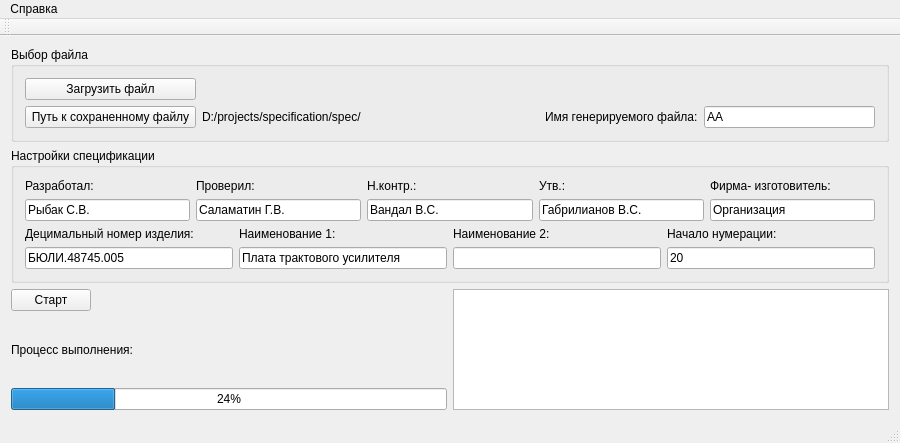
<?xml version="1.0" encoding="UTF-8"?>
<ui version="4.0">
 <class>MainWindow</class>
 <widget class="QMainWindow" name="MainWindow">
  <property name="geometry">
   <rect>
    <x>0</x>
    <y>0</y>
    <width>900</width>
    <height>443</height>
   </rect>
  </property>
  <property name="minimumSize">
   <size>
    <width>900</width>
    <height>443</height>
   </size>
  </property>
  <property name="maximumSize">
   <size>
    <width>900</width>
    <height>443</height>
   </size>
  </property>
  <property name="windowTitle">
   <string>Преобразование спецификации v.1.1.1.0</string>
  </property>
  <widget class="QWidget" name="centralWidget">
   <layout class="QGridLayout" name="gridLayout_2">
    <item row="0" column="0" colspan="2">
     <widget class="QGroupBox" name="groupBox">
      <property name="title">
       <string>Выбор файла</string>
      </property>
      <layout class="QGridLayout" name="gridLayout">
       <item row="0" column="0">
        <widget class="QPushButton" name="pushButtonLoad">
         <property name="minimumSize">
          <size>
           <width>171</width>
           <height>0</height>
          </size>
         </property>
         <property name="text">
          <string>Загрузить файл</string>
         </property>
        </widget>
       </item>
       <item row="0" column="1" colspan="3">
        <widget class="QLabel" name="labelName">
         <property name="text">
          <string/>
         </property>
        </widget>
       </item>
       <item row="1" column="0">
        <widget class="QPushButton" name="pushButtonPath">
         <property name="maximumSize">
          <size>
           <width>171</width>
           <height>16777215</height>
          </size>
         </property>
         <property name="text">
          <string>Путь к сохраненному файлу</string>
         </property>
        </widget>
       </item>
       <item row="1" column="1">
        <widget class="QLabel" name="labelPath">
         <property name="text">
          <string>D:/projects/specification/spec/</string>
         </property>
        </widget>
       </item>
       <item row="1" column="2">
        <spacer name="horizontalSpacer_2">
         <property name="orientation">
          <enum>Qt::Horizontal</enum>
         </property>
         <property name="sizeHint" stdset="0">
          <size>
           <width>157</width>
           <height>20</height>
          </size>
         </property>
        </spacer>
       </item>
       <item row="1" column="3">
        <widget class="QLabel" name="label_3">
         <property name="text">
          <string>Имя генерируемого файла:</string>
         </property>
        </widget>
       </item>
       <item row="1" column="4">
        <widget class="QLineEdit" name="lineEditName">
         <property name="maximumSize">
          <size>
           <width>189</width>
           <height>16777215</height>
          </size>
         </property>
         <property name="text">
          <string>AA</string>
         </property>
        </widget>
       </item>
      </layout>
     </widget>
    </item>
    <item row="1" column="0" colspan="2">
     <widget class="QGroupBox" name="groupBox_2">
      <property name="title">
       <string>Настройки спецификации</string>
      </property>
      <layout class="QGridLayout" name="gridLayout_3">
       <item row="0" column="0">
        <layout class="QHBoxLayout" name="horizontalLayout">
         <item>
          <layout class="QVBoxLayout" name="verticalLayout">
           <item>
            <widget class="QLabel" name="label_4">
             <property name="text">
              <string>Разработал:</string>
             </property>
            </widget>
           </item>
           <item>
            <widget class="QLineEdit" name="lineEdit_Razrab">
             <property name="text">
              <string>Рыбак С.В.</string>
             </property>
            </widget>
           </item>
          </layout>
         </item>
         <item>
          <layout class="QVBoxLayout" name="verticalLayout_5">
           <item>
            <widget class="QLabel" name="label_5">
             <property name="text">
              <string>Проверил:</string>
             </property>
            </widget>
           </item>
           <item>
            <widget class="QLineEdit" name="lineEdit_Proveril">
             <property name="text">
              <string>Саламатин Г.В.</string>
             </property>
            </widget>
           </item>
          </layout>
         </item>
         <item>
          <layout class="QVBoxLayout" name="verticalLayout_4">
           <item>
            <widget class="QLabel" name="label_6">
             <property name="text">
              <string>Н.контр.:</string>
             </property>
            </widget>
           </item>
           <item>
            <widget class="QLineEdit" name="lineEdit_Hkontr">
             <property name="text">
              <string>Вандал В.С.</string>
             </property>
            </widget>
           </item>
          </layout>
         </item>
         <item>
          <layout class="QVBoxLayout" name="verticalLayout_3">
           <item>
            <widget class="QLabel" name="label_7">
             <property name="text">
              <string>Утв.:</string>
             </property>
            </widget>
           </item>
           <item>
            <widget class="QLineEdit" name="lineEdit_Ytverdil">
             <property name="text">
              <string>Габрилианов В.С.</string>
             </property>
            </widget>
           </item>
          </layout>
         </item>
         <item>
          <layout class="QVBoxLayout" name="verticalLayout_2">
           <item>
            <widget class="QLabel" name="label_8">
             <property name="text">
              <string>Фирма- изготовитель:</string>
             </property>
            </widget>
           </item>
           <item>
            <widget class="QLineEdit" name="lineEdit_FirmaIzgotov">
             <property name="text">
              <string>Организация</string>
             </property>
            </widget>
           </item>
          </layout>
         </item>
        </layout>
       </item>
       <item row="1" column="0">
        <layout class="QHBoxLayout" name="horizontalLayout_2">
         <item>
          <layout class="QVBoxLayout" name="verticalLayout_6">
           <item>
            <widget class="QLabel" name="label_9">
             <property name="text">
              <string>Децимальный номер изделия:</string>
             </property>
            </widget>
           </item>
           <item>
            <widget class="QLineEdit" name="lineEdit_DecimalNumber">
             <property name="text">
              <string>БЮЛИ.48745.005 </string>
             </property>
            </widget>
           </item>
          </layout>
         </item>
         <item>
          <layout class="QVBoxLayout" name="verticalLayout_7">
           <item>
            <widget class="QLabel" name="label_10">
             <property name="text">
              <string>Наименование 1:</string>
             </property>
            </widget>
           </item>
           <item>
            <widget class="QLineEdit" name="lineEdit_Naimenovanie1">
             <property name="text">
              <string>Плата трактового усилителя</string>
             </property>
            </widget>
           </item>
          </layout>
         </item>
         <item>
          <layout class="QVBoxLayout" name="verticalLayout_8">
           <item>
            <widget class="QLabel" name="label_11">
             <property name="text">
              <string>Наименование 2:</string>
             </property>
            </widget>
           </item>
           <item>
            <widget class="QLineEdit" name="lineEdit_Naimenovanie2">
             <property name="text">
              <string/>
             </property>
            </widget>
           </item>
          </layout>
         </item>
         <item>
          <layout class="QVBoxLayout" name="verticalLayout_9">
           <item>
            <widget class="QLabel" name="label_12">
             <property name="text">
              <string>Начало нумерации:</string>
             </property>
            </widget>
           </item>
           <item>
            <widget class="QLineEdit" name="lineEdit_Numeracia">
             <property name="text">
              <string>20</string>
             </property>
            </widget>
           </item>
          </layout>
         </item>
        </layout>
       </item>
      </layout>
     </widget>
    </item>
    <item row="2" column="0">
     <layout class="QHBoxLayout" name="horizontalLayout_3">
      <item>
       <widget class="QPushButton" name="pushButtonStart">
        <property name="text">
         <string>Старт</string>
        </property>
       </widget>
      </item>
      <item>
       <spacer name="horizontalSpacer">
        <property name="orientation">
         <enum>Qt::Horizontal</enum>
        </property>
        <property name="sizeHint" stdset="0">
         <size>
          <width>40</width>
          <height>20</height>
         </size>
        </property>
       </spacer>
      </item>
     </layout>
    </item>
    <item row="2" column="1" rowspan="3">
     <widget class="QTextBrowser" name="textBrowser"/>
    </item>
    <item row="3" column="0">
     <widget class="QLabel" name="label_13">
      <property name="text">
       <string>Процесс выполнения:</string>
      </property>
     </widget>
    </item>
    <item row="4" column="0">
     <widget class="QProgressBar" name="progressBar">
      <property name="value">
       <number>24</number>
      </property>
     </widget>
    </item>
   </layout>
  </widget>
  <widget class="QMenuBar" name="menuBar">
   <property name="geometry">
    <rect>
     <x>0</x>
     <y>0</y>
     <width>900</width>
     <height>18</height>
    </rect>
   </property>
   <widget class="QMenu" name="menu">
    <property name="title">
     <string>Справка</string>
    </property>
    <addaction name="action"/>
   </widget>
   <addaction name="menu"/>
  </widget>
  <widget class="QToolBar" name="mainToolBar">
   <attribute name="toolBarArea">
    <enum>TopToolBarArea</enum>
   </attribute>
   <attribute name="toolBarBreak">
    <bool>false</bool>
   </attribute>
  </widget>
  <widget class="QStatusBar" name="statusBar"/>
  <action name="action">
   <property name="text">
    <string>Описание</string>
   </property>
  </action>
 </widget>
 <layoutdefault spacing="6" margin="11"/>
 <resources/>
 <connections/>
</ui>
